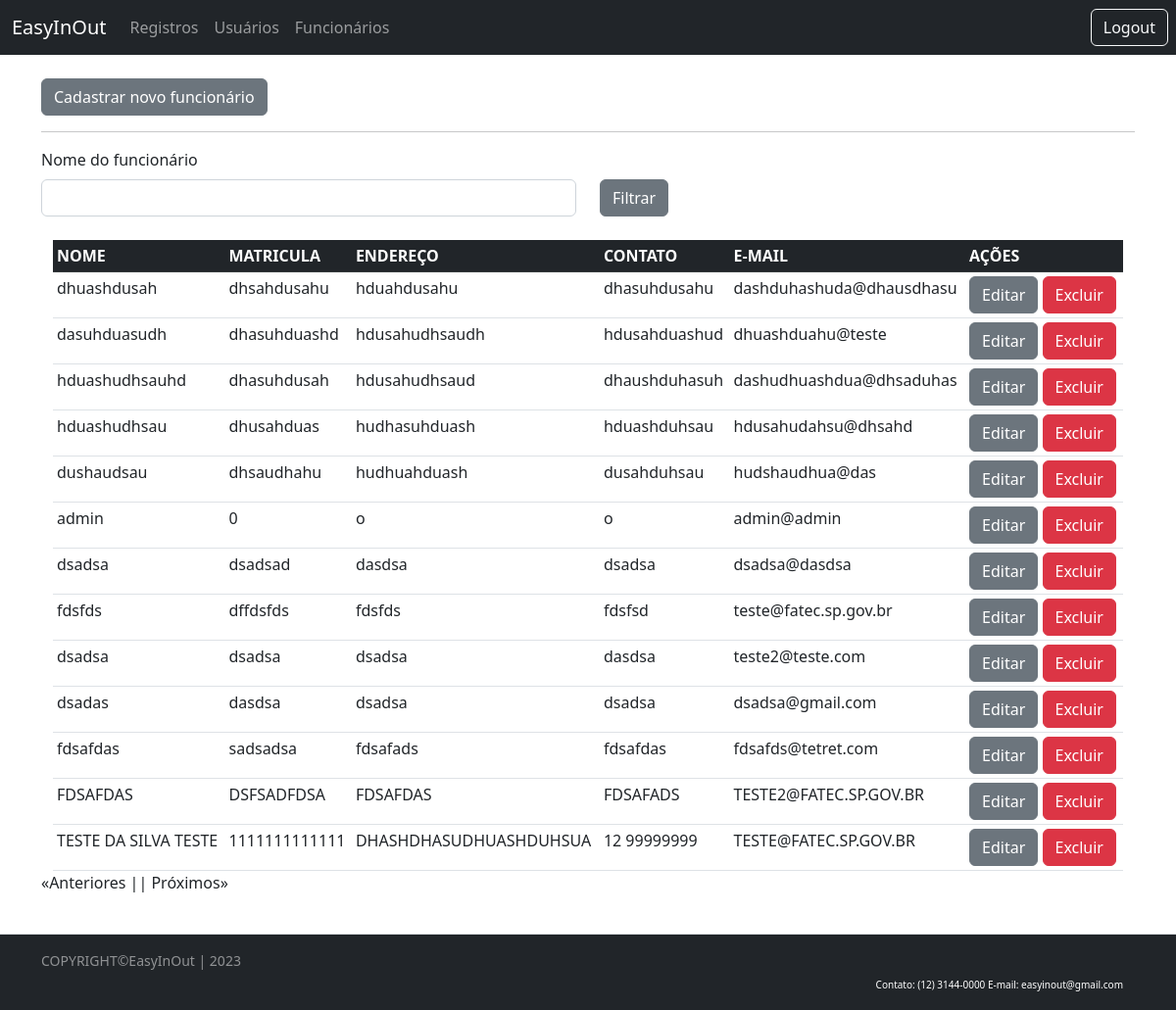
The page /func/list (signed in) on the database its author committed.
### Src/Model/BancoDados.py (models this page shows, shortened)
class FuncBd(UserMixin,db.Model):
  id = db.Column(db.Integer, primary_key=True, autoincrement=True)
  mat = db.Column(db.Integer, unique=True)
  nome = db.Column(db.String(150))
  endereco = db.Column(db.String(150))
  contato = db.Column(db.String(150))
  email = db.Column(db.String(150))
  senha = db.Column(db.String(150))

### Src/View/Func.py (the view)
@Func.route('/list', defaults={'page':1}, methods=['GET','POST'])
@Func.route('/list/<int:page>', methods=['GET','POST'])
@login_required
def listFunc(page):
  _funcFilter=request.form.get('nomeFuncionario')
  return render_template('listaFuncionario.html', listData=FuncsController.List(page,_funcFilter))

### Src/Controller/Funcs.py (called while the page is built)
  def List(page,_funcFilter, per_page=15):
    print(_funcFilter)
    if _funcFilter == None or len(_funcFilter)<1 :
      query = FuncBd.query.paginate(page=page, per_page=per_page)
      queryCount = FuncBd.query.count()
    else:
      query = FuncBd.query.filter(FuncBd.nome.like('%'+_funcFilter+'%')).paginate(page=page, per_page=per_page)
      queryCount = FuncBd.query.count()
    return {
      "regFunc": query,
      "count": queryCount,
      "page": page,
      "per_page": per_page
    }

### Src/View/Login.py (called while the page is built)
@login_manager.user_loader
def load_user(employee_id):
  funcionario = FuncBd.query.filter_by(id=employee_id).first()
  return funcionario

### Templates/listaFuncionario.html (shortened to what this page needs)
{% extends 'base.html' %}
{% block conteudo %}
<br>
<a href="{{url_for('router.func.createFunc')}}" class="btn btn-secondary btn-xs">Cadastrar novo funcionário</a>
<hr>
<div class="row">
    <label class="form-label" for="form3Example4">Nome do funcionário</label>
    <fieldset class="form-group col-md-6">
        <form action="{{url_for('router.func.listFunc')}}" method="POST">
            <input type="text" class="form-control" name="nomeFuncionario">
    </fieldset>
    <fieldset class="form-group col-md-4">
        <button type="submit" name="filtrarUsuario" value="1" class="btn btn-secondary">Filtrar</button>
    </fieldset>
</div>
<br>
<section class="intro">
    <div class="mask d-flex align-items-center h-100">
      <div class="container ">
        <div class="row justify-content-center">
          <div class="col-xl">
            <div class="bg-white ">
              <table class="table table-sm mb-0 text-xsmall">
                <thead class="table-dark">
                  <tr>
                    <th scope="col">NOME</th>
                    <th scope="col">MATRICULA</th>
                    <th scope="col">ENDEREÇO</th>
                    <th scope="col">CONTATO</th>
                    <th scope="col">E-MAIL</th>
                    <th scope="col">AÇÕES</th>
                  </tr>
                </thead>
                <tbody>
                  {% for registro in listData['regFunc'].items %}
                  <tr>
                    <td>{{registro.nome}}</td>
                    <td>{{registro.mat}}</td>
                    <td>{{registro.endereco}}</td>
                    <td>{{registro.contato}}</td>
                    <td>{{registro.email}}</td>
                    <td>
                      <a href="{{registro.id}}/updateFunc" class="btn btn-secondary btn-xs">Editar</a>
                      <a href="{{registro.id}}/removeFunc"
                        onclick="return confirm('Deseja realmente excluir esse registro ?')"
                        class="btn btn-danger btn-xs">Excluir</a>
                    </td>
                  </tr>
                  {% endfor %}
                </tbody>
              </table>
            </div>
          </div>
        </div>
      </div>
    </div>
</section>
<div style="display: flex;">
    {% if listData['regFunc'].has_prev %}
    <a href="{{ listData['regFunc'].prev_num }}">«Anteriores |</a>
    {% else %}
    <p>«Anteriores |</p>
    {% endif %}
    {% if listData['regFunc'].has_next %}
    <a href="list/{{listData['regFunc'].next_num}}">| Próximos»</a>
    {% else %}
    <p>| Próximos»</p>
    {% endif %}
</div>
{% endblock conteudo %}

### Templates/base.html (style rules this page uses)
body { min-height: 100% }

### rows shown on the page
FuncBd: nome "dhuashdusah", mat "dhsahdusahu", endereco "hduahdusahu", contato "dhasuhdusahu", email "dashduhashuda@dhausdhasu"
FuncBd: nome "dasuhduasudh", mat "dhasuhduashd", endereco "hdusahudhsaudh", contato "hdusahduashud", email "dhuashduahu@teste"
FuncBd: nome "hduashudhsauhd", mat "dhasuhdusah", endereco "hdusahudhsaud", contato "dhaushduhasuh", email "dashudhuashdua@dhsaduhas"
FuncBd: nome "hduashudhsau", mat "dhusahduas", endereco "hudhasuhduash", contato "hduashduhsau", email "hdusahudahsu@dhsahd"
FuncBd: nome "dushaudsau", mat "dhsaudhahu", endereco "hudhuahduash", contato "dusahduhsau", email "hudshaudhua@das"
FuncBd: nome "admin", mat "0", endereco "o", contato "o", email "admin@admin"
FuncBd: nome "dsadsa", mat "dsadsad", endereco "dasdsa", contato "dsadsa", email "dsadsa@dasdsa"
FuncBd: nome "fdsfds", mat "dffdsfds", endereco "fdsfds", contato "fdsfsd", email "teste@fatec.sp.gov.br"
FuncBd: nome "dsadsa", mat "dsadsa", endereco "dsadsa", contato "dasdsa", email "teste2@teste.com"
FuncBd: nome "dsadas", mat "dasdsa", endereco "dsadsa", contato "dsadsa", email "dsadsa@gmail.com"
FuncBd: nome "fdsafdas", mat "sadsadsa", endereco "fdsafads", contato "fdsafdas", email "fdsafds@tetret.com"
FuncBd: nome "FDSAFDAS", mat "DSFSADFDSA", endereco "FDSAFDAS", contato "FDSAFADS", email "TESTE2@FATEC.SP.GOV.BR"
FuncBd: nome "TESTE DA SILVA TESTE", mat "1111111111111", endereco "DHASHDHASUDHUASHDUHSUA", contato "12 99999999", email "TESTE@FATEC.SP.GOV.BR"
